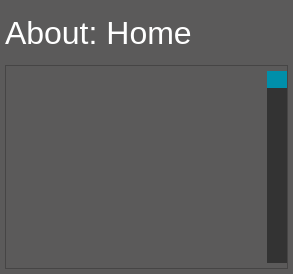
       <widget class="QWidget" name="page_about_home">
        <property name="styleSheet">
         <string notr="true">background:rgb(91,90,90);</string>
        </property>
        <layout class="QVBoxLayout" name="verticalLayout_13">
         <property name="spacing">
          <number>5</number>
         </property>
         <property name="leftMargin">
          <number>5</number>
         </property>
         <property name="topMargin">
          <number>5</number>
         </property>
         <property name="rightMargin">
          <number>5</number>
         </property>
         <property name="bottomMargin">
          <number>5</number>
         </property>
         <item>
          <widget class="QLabel" name="lab_about_home">
           <property name="minimumSize">
            <size>
             <width>0</width>
             <height>55</height>
            </size>
           </property>
           <property name="maximumSize">
            <size>
             <width>16777215</width>
             <height>55</height>
            </size>
           </property>
           <property name="font">
            <font>
             <family>Segoe UI</family>
             <pointsize>24</pointsize>
            </font>
           </property>
           <property name="styleSheet">
            <string notr="true">color:rgb(255,255,255);</string>
           </property>
           <property name="text">
            <string>About: Home</string>
           </property>
          </widget>
         </item>
         <item>
          <widget class="QFrame" name="frame_about_home">
           <property name="frameShape">
            <enum>QFrame::StyledPanel</enum>
           </property>
           <property name="frameShadow">
            <enum>QFrame::Raised</enum>
           </property>
           <layout class="QHBoxLayout" name="horizontalLayout_28">
            <property name="spacing">
             <number>0</number>
            </property>
            <property name="leftMargin">
             <number>5</number>
            </property>
            <property name="topMargin">
             <number>5</number>
            </property>
            <property name="rightMargin">
             <number>0</number>
            </property>
            <property name="bottomMargin">
             <number>5</number>
            </property>
            <item>
             <widget class="QTextEdit" name="text_about_home">
              <property name="enabled">
               <bool>true</bool>
              </property>
              <property name="font">
               <font>
                <family>Segoe UI</family>
                <pointsize>10</pointsize>
               </font>
              </property>
              <property name="styleSheet">
               <string notr="true">color:rgb(255,255,255);</string>
              </property>
              <property name="frameShape">
               <enum>QFrame::NoFrame</enum>
              </property>
              <property name="frameShadow">
               <enum>QFrame::Plain</enum>
              </property>
              <property name="readOnly">
               <bool>true</bool>
              </property>
              <property name="textInteractionFlags">
               <set>Qt::TextBrowserInteraction</set>
              </property>
             </widget>
            </item>
            <item>
             <widget class="QScrollBar" name="vsb_about_home">
              <property name="styleSheet">
               <string notr="true">QScrollBar:vertical {
	background:rgb(51,51,51);
    width:20px;
    margin: 0px 0px 0px 0px;
}
QScrollBar::handle:vertical {
    background:rgb(0,143,170);
}
QScrollBar::add-page:vertical {
 	background:rgb(51,51,51);
}
QScrollBar::sub-page:vertical {
 	background:rgb(51,51,51);
}</string>
              </property>
              <property name="orientation">
               <enum>Qt::Vertical</enum>
              </property>
             </widget>
            </item>
           </layout>
          </widget>
         </item>
        </layout>
       </widget>
